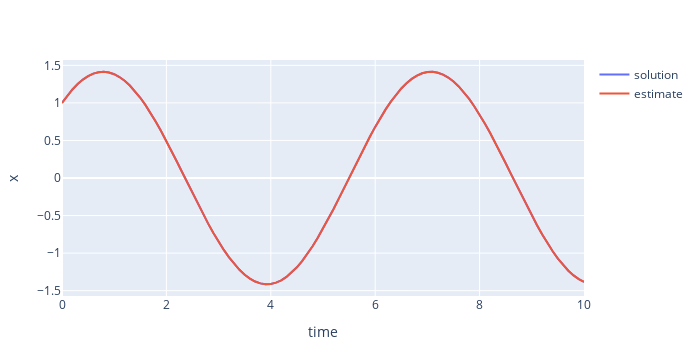

The notebook cell this image was saved under:
### Markdown cell above
Plot of solution and estimate for x versus t

### Code cell
solution = scatter(x=real_t, y=x_sol, mode="lines",name="solution")
estimate = scatter(x=t, y=x, mode="lines",name="estimate")

layout = Layout(
    xaxis_title="time",
    yaxis_title="x",
    width=700, height=350,
    )

plot([solution, estimate], layout)
